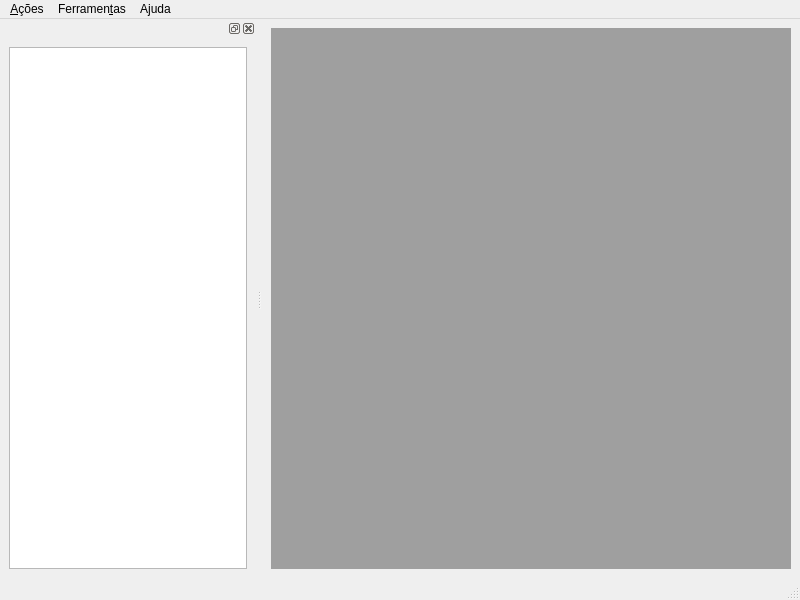
<?xml version="1.0" encoding="UTF-8"?>
<ui version="4.0">
 <class>qDocBase</class>
 <widget class="QMainWindow" name="qDocBase">
  <property name="geometry">
   <rect>
    <x>0</x>
    <y>0</y>
    <width>800</width>
    <height>600</height>
   </rect>
  </property>
  <property name="windowTitle">
   <string>qDocBase</string>
  </property>
  <property name="windowIcon">
   <iconset resource="qdocbase.qrc">
    <normaloff>:/images/png/images/docbase64x64.png</normaloff>:/images/png/images/docbase64x64.png</iconset>
  </property>
  <widget class="QWidget" name="centralwidget">
   <layout class="QGridLayout" name="gridLayout">
    <item row="0" column="0">
     <widget class="QMdiArea" name="main_mdiArea"/>
    </item>
   </layout>
  </widget>
  <widget class="QMenuBar" name="main_menubar">
   <property name="geometry">
    <rect>
     <x>0</x>
     <y>0</y>
     <width>800</width>
     <height>23</height>
    </rect>
   </property>
   <widget class="QMenu" name="menu_Main_Actions">
    <property name="tabletTracking">
     <bool>false</bool>
    </property>
    <property name="tearOffEnabled">
     <bool>false</bool>
    </property>
    <property name="title">
     <string>&amp;Ações</string>
    </property>
    <property name="separatorsCollapsible">
     <bool>false</bool>
    </property>
    <property name="toolTipsVisible">
     <bool>false</bool>
    </property>
   </widget>
   <widget class="QMenu" name="menu_Tools">
    <property name="title">
     <string>Ferramen&amp;tas</string>
    </property>
   </widget>
   <widget class="QMenu" name="menu_Main_Help">
    <property name="title">
     <string>Ajuda</string>
    </property>
   </widget>
   <addaction name="menu_Main_Actions"/>
   <addaction name="menu_Tools"/>
   <addaction name="menu_Main_Help"/>
  </widget>
  <widget class="QStatusBar" name="main_statusbar"/>
  <widget class="QDockWidget" name="modules_dockWidget">
   <property name="maximumSize">
    <size>
     <width>256</width>
     <height>524287</height>
    </size>
   </property>
   <attribute name="dockWidgetArea">
    <number>1</number>
   </attribute>
   <widget class="QWidget" name="dockWidgetContents">
    <layout class="QGridLayout" name="gridLayout_2">
     <item row="0" column="0">
      <widget class="modules_listview_p" name="modules_listView"/>
     </item>
    </layout>
   </widget>
  </widget>
  <action name="action_Entidades">
   <property name="text">
    <string>&amp;Entidades</string>
   </property>
  </action>
 </widget>
 <customwidgets>
  <customwidget>
   <class>modules_listview_p</class>
   <extends>QListView</extends>
   <header location="global">modules_listview_p.h</header>
  </customwidget>
 </customwidgets>
 <resources>
  <include location="qdocbase.qrc"/>
 </resources>
 <connections>
  <connection>
   <sender>modules_listView</sender>
   <signal>doubleClicked(QModelIndex)</signal>
   <receiver>qDocBase</receiver>
   <slot>modules_listView_doubleClicked(QModelIndex)</slot>
   <hints>
    <hint type="sourcelabel">
     <x>102</x>
     <y>82</y>
    </hint>
    <hint type="destinationlabel">
     <x>257</x>
     <y>154</y>
    </hint>
   </hints>
  </connection>
 </connections>
 <slots>
  <slot>modules_listView_doubleClicked(QModelIndex)</slot>
 </slots>
</ui>
